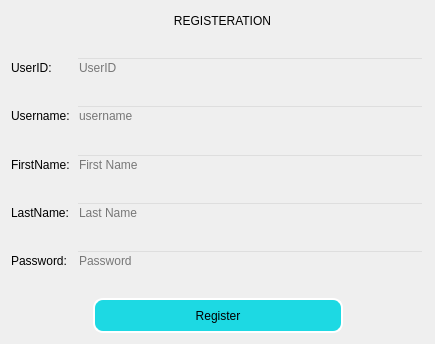
<?xml version="1.0" encoding="UTF-8"?>
<ui version="4.0">
 <class>RegisterDialog</class>
 <widget class="QDialog" name="RegisterDialog">
  <property name="geometry">
   <rect>
    <x>0</x>
    <y>0</y>
    <width>435</width>
    <height>344</height>
   </rect>
  </property>
  <property name="windowTitle">
   <string>RegisterDialog</string>
  </property>
  <property name="windowIcon">
   <iconset>
    <normaloff>:/background/newBackgrounds.jpg</normaloff>:/background/newBackgrounds.jpg</iconset>
  </property>
  <property name="styleSheet">
   <string notr="true">*{
	font: 25 10pt &quot;Microsoft JhengHei UI Light&quot;;
}


#RegisterDialog{
	
	border-image: url(C:/CodingWorkSpace/Icons and Images/Back.jpg);
}

QPushButton{
border-radius: 10px;
border: 2px solid white;
padding: 0 10px;
background-color: rgb(29, 217, 227);

}


QPushButton::hover{
   background-color: rgb(255, 255, 255);
}


QPushButton::hover::pressed{
background-color:rgb(151, 255, 221);
}


QLineEdit
{
background: transparent;
	border-color: rgb(77, 73, 73);
}

</string>
  </property>
  <layout class="QGridLayout" name="gridLayout">
   <item row="0" column="0">
    <layout class="QHBoxLayout" name="horizontalLayout_3">
     <item>
      <spacer name="horizontalSpacer_4">
       <property name="orientation">
        <enum>Qt::Horizontal</enum>
       </property>
       <property name="sizeHint" stdset="0">
        <size>
         <width>40</width>
         <height>20</height>
        </size>
       </property>
      </spacer>
     </item>
     <item>
      <widget class="QLabel" name="label">
       <property name="text">
        <string>   REGISTERATION</string>
       </property>
      </widget>
     </item>
     <item>
      <spacer name="horizontalSpacer_3">
       <property name="orientation">
        <enum>Qt::Horizontal</enum>
       </property>
       <property name="sizeHint" stdset="0">
        <size>
         <width>40</width>
         <height>20</height>
        </size>
       </property>
      </spacer>
     </item>
    </layout>
   </item>
   <item row="1" column="0">
    <layout class="QFormLayout" name="formLayout">
     <item row="1" column="0">
      <widget class="QLabel" name="userIDabel">
       <property name="text">
        <string>UserID:</string>
       </property>
      </widget>
     </item>
     <item row="1" column="1">
      <widget class="QLineEdit" name="userLineEdit">
       <property name="placeholderText">
        <string>UserID</string>
       </property>
      </widget>
     </item>
     <item row="2" column="1">
      <spacer name="verticalSpacer">
       <property name="orientation">
        <enum>Qt::Vertical</enum>
       </property>
       <property name="sizeHint" stdset="0">
        <size>
         <width>20</width>
         <height>40</height>
        </size>
       </property>
      </spacer>
     </item>
     <item row="3" column="0">
      <widget class="QLabel" name="usernameLabel">
       <property name="text">
        <string>Username:</string>
       </property>
      </widget>
     </item>
     <item row="3" column="1">
      <widget class="QLineEdit" name="usernameLineEdit">
       <property name="placeholderText">
        <string>username</string>
       </property>
      </widget>
     </item>
     <item row="4" column="1">
      <spacer name="verticalSpacer_2">
       <property name="orientation">
        <enum>Qt::Vertical</enum>
       </property>
       <property name="sizeHint" stdset="0">
        <size>
         <width>20</width>
         <height>40</height>
        </size>
       </property>
      </spacer>
     </item>
     <item row="5" column="0">
      <widget class="QLabel" name="fNameLabel">
       <property name="text">
        <string>FirstName:</string>
       </property>
      </widget>
     </item>
     <item row="5" column="1">
      <widget class="QLineEdit" name="fNameLineEdit">
       <property name="placeholderText">
        <string>First Name</string>
       </property>
      </widget>
     </item>
     <item row="6" column="1">
      <spacer name="verticalSpacer_3">
       <property name="orientation">
        <enum>Qt::Vertical</enum>
       </property>
       <property name="sizeHint" stdset="0">
        <size>
         <width>20</width>
         <height>40</height>
        </size>
       </property>
      </spacer>
     </item>
     <item row="7" column="0">
      <widget class="QLabel" name="lNameLabel">
       <property name="text">
        <string>LastName:</string>
       </property>
      </widget>
     </item>
     <item row="7" column="1">
      <widget class="QLineEdit" name="lNameLineEdit">
       <property name="placeholderText">
        <string>Last Name</string>
       </property>
      </widget>
     </item>
     <item row="8" column="1">
      <spacer name="verticalSpacer_4">
       <property name="orientation">
        <enum>Qt::Vertical</enum>
       </property>
       <property name="sizeHint" stdset="0">
        <size>
         <width>20</width>
         <height>40</height>
        </size>
       </property>
      </spacer>
     </item>
     <item row="9" column="0">
      <widget class="QLabel" name="passwordLabel">
       <property name="text">
        <string>Password:</string>
       </property>
      </widget>
     </item>
     <item row="9" column="1">
      <widget class="QLineEdit" name="passwordLineEdit">
       <property name="placeholderText">
        <string>Password</string>
       </property>
      </widget>
     </item>
     <item row="0" column="1">
      <spacer name="verticalSpacer_5">
       <property name="orientation">
        <enum>Qt::Vertical</enum>
       </property>
       <property name="sizeHint" stdset="0">
        <size>
         <width>20</width>
         <height>40</height>
        </size>
       </property>
      </spacer>
     </item>
     <item row="10" column="1">
      <spacer name="verticalSpacer_6">
       <property name="orientation">
        <enum>Qt::Vertical</enum>
       </property>
       <property name="sizeHint" stdset="0">
        <size>
         <width>20</width>
         <height>40</height>
        </size>
       </property>
      </spacer>
     </item>
    </layout>
   </item>
   <item row="2" column="0">
    <layout class="QHBoxLayout" name="horizontalLayout_2">
     <item>
      <spacer name="horizontalSpacer_2">
       <property name="orientation">
        <enum>Qt::Horizontal</enum>
       </property>
       <property name="sizeHint" stdset="0">
        <size>
         <width>40</width>
         <height>20</height>
        </size>
       </property>
      </spacer>
     </item>
     <item>
      <widget class="QPushButton" name="registerButton">
       <property name="minimumSize">
        <size>
         <width>250</width>
         <height>35</height>
        </size>
       </property>
       <property name="text">
        <string>Register</string>
       </property>
      </widget>
     </item>
     <item>
      <spacer name="horizontalSpacer">
       <property name="orientation">
        <enum>Qt::Horizontal</enum>
       </property>
       <property name="sizeHint" stdset="0">
        <size>
         <width>40</width>
         <height>20</height>
        </size>
       </property>
      </spacer>
     </item>
    </layout>
   </item>
  </layout>
 </widget>
 <layoutdefault spacing="6" margin="11"/>
 <resources>
  <include location="RegDialog.qrc"/>
 </resources>
 <connections/>
</ui>
